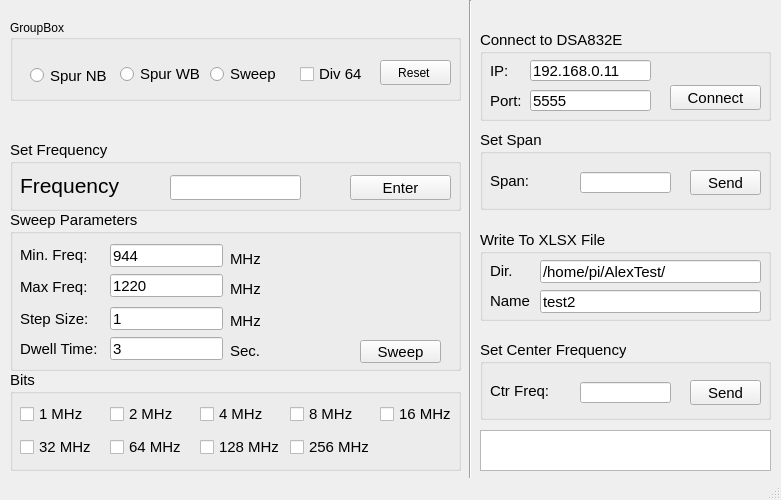
<?xml version="1.0" encoding="UTF-8"?>
<ui version="4.0">
 <class>MainWindow</class>
 <widget class="QMainWindow" name="MainWindow">
  <property name="windowModality">
   <enum>Qt::NonModal</enum>
  </property>
  <property name="geometry">
   <rect>
    <x>0</x>
    <y>0</y>
    <width>781</width>
    <height>500</height>
   </rect>
  </property>
  <property name="cursor">
   <cursorShape>ArrowCursor</cursorShape>
  </property>
  <property name="windowTitle">
   <string>VCO</string>
  </property>
  <widget class="QWidget" name="centralwidget">
   <widget class="QGroupBox" name="groupBox">
    <property name="geometry">
     <rect>
      <x>10</x>
      <y>140</y>
      <width>451</width>
      <height>71</height>
     </rect>
    </property>
    <property name="font">
     <font>
      <pointsize>11</pointsize>
      <weight>50</weight>
      <italic>false</italic>
      <bold>false</bold>
     </font>
    </property>
    <property name="title">
     <string>Set Frequency</string>
    </property>
    <widget class="QPushButton" name="btn_enter">
     <property name="geometry">
      <rect>
       <x>340</x>
       <y>35</y>
       <width>101</width>
       <height>25</height>
      </rect>
     </property>
     <property name="text">
      <string>Enter</string>
     </property>
     <property name="shortcut">
      <string>Return</string>
     </property>
     <property name="flat">
      <bool>false</bool>
     </property>
    </widget>
    <widget class="QLineEdit" name="ledit_freq">
     <property name="geometry">
      <rect>
       <x>160</x>
       <y>35</y>
       <width>131</width>
       <height>25</height>
      </rect>
     </property>
     <property name="font">
      <font>
       <pointsize>16</pointsize>
       <weight>50</weight>
       <italic>false</italic>
       <bold>false</bold>
      </font>
     </property>
    </widget>
    <widget class="QLabel" name="label">
     <property name="geometry">
      <rect>
       <x>10</x>
       <y>30</y>
       <width>111</width>
       <height>31</height>
      </rect>
     </property>
     <property name="font">
      <font>
       <pointsize>16</pointsize>
       <weight>50</weight>
       <italic>false</italic>
       <bold>false</bold>
      </font>
     </property>
     <property name="text">
      <string>Frequency</string>
     </property>
    </widget>
   </widget>
   <widget class="QGroupBox" name="groupBox_2">
    <property name="geometry">
     <rect>
      <x>10</x>
      <y>370</y>
      <width>451</width>
      <height>101</height>
     </rect>
    </property>
    <property name="font">
     <font>
      <pointsize>11</pointsize>
      <weight>50</weight>
      <italic>false</italic>
      <bold>false</bold>
     </font>
    </property>
    <property name="title">
     <string>Bits</string>
    </property>
    <widget class="QCheckBox" name="cbox_bit128">
     <property name="geometry">
      <rect>
       <x>190</x>
       <y>63</y>
       <width>91</width>
       <height>28</height>
      </rect>
     </property>
     <property name="text">
      <string>128 MHz</string>
     </property>
    </widget>
    <widget class="QCheckBox" name="cbox_bit64">
     <property name="geometry">
      <rect>
       <x>100</x>
       <y>63</y>
       <width>81</width>
       <height>28</height>
      </rect>
     </property>
     <property name="text">
      <string>64 MHz</string>
     </property>
    </widget>
    <widget class="QCheckBox" name="cbox_bit4">
     <property name="geometry">
      <rect>
       <x>190</x>
       <y>30</y>
       <width>71</width>
       <height>28</height>
      </rect>
     </property>
     <property name="text">
      <string>4 MHz</string>
     </property>
    </widget>
    <widget class="QCheckBox" name="cbox_bit32">
     <property name="geometry">
      <rect>
       <x>10</x>
       <y>63</y>
       <width>81</width>
       <height>28</height>
      </rect>
     </property>
     <property name="text">
      <string>32 MHz</string>
     </property>
    </widget>
    <widget class="QCheckBox" name="cbox_bit2">
     <property name="geometry">
      <rect>
       <x>100</x>
       <y>30</y>
       <width>71</width>
       <height>28</height>
      </rect>
     </property>
     <property name="text">
      <string>2 MHz</string>
     </property>
    </widget>
    <widget class="QCheckBox" name="cbox_bit8">
     <property name="geometry">
      <rect>
       <x>280</x>
       <y>30</y>
       <width>71</width>
       <height>28</height>
      </rect>
     </property>
     <property name="text">
      <string>8 MHz</string>
     </property>
    </widget>
    <widget class="QCheckBox" name="cbox_bit256">
     <property name="geometry">
      <rect>
       <x>280</x>
       <y>63</y>
       <width>91</width>
       <height>28</height>
      </rect>
     </property>
     <property name="text">
      <string>256 MHz</string>
     </property>
    </widget>
    <widget class="QCheckBox" name="cbox_bit16">
     <property name="geometry">
      <rect>
       <x>370</x>
       <y>30</y>
       <width>81</width>
       <height>28</height>
      </rect>
     </property>
     <property name="text">
      <string>16 MHz</string>
     </property>
    </widget>
    <widget class="QCheckBox" name="cbox_bit1">
     <property name="geometry">
      <rect>
       <x>10</x>
       <y>30</y>
       <width>71</width>
       <height>28</height>
      </rect>
     </property>
     <property name="text">
      <string>1 MHz</string>
     </property>
    </widget>
   </widget>
   <widget class="Line" name="line">
    <property name="geometry">
     <rect>
      <x>460</x>
      <y>0</y>
      <width>20</width>
      <height>541</height>
     </rect>
    </property>
    <property name="orientation">
     <enum>Qt::Vertical</enum>
    </property>
   </widget>
   <widget class="QGroupBox" name="groupBox_4">
    <property name="geometry">
     <rect>
      <x>480</x>
      <y>30</y>
      <width>291</width>
      <height>91</height>
     </rect>
    </property>
    <property name="font">
     <font>
      <pointsize>11</pointsize>
     </font>
    </property>
    <property name="title">
     <string>Connect to DSA832E</string>
    </property>
    <widget class="QLabel" name="label_3">
     <property name="geometry">
      <rect>
       <x>10</x>
       <y>30</y>
       <width>68</width>
       <height>22</height>
      </rect>
     </property>
     <property name="text">
      <string>IP:</string>
     </property>
    </widget>
    <widget class="QLabel" name="label_4">
     <property name="geometry">
      <rect>
       <x>10</x>
       <y>60</y>
       <width>68</width>
       <height>22</height>
      </rect>
     </property>
     <property name="text">
      <string>Port:</string>
     </property>
    </widget>
    <widget class="QLineEdit" name="ledit_IP">
     <property name="geometry">
      <rect>
       <x>50</x>
       <y>30</y>
       <width>121</width>
       <height>21</height>
      </rect>
     </property>
     <property name="text">
      <string>192.168.0.11</string>
     </property>
    </widget>
    <widget class="QLineEdit" name="ledit_PORT">
     <property name="geometry">
      <rect>
       <x>50</x>
       <y>60</y>
       <width>121</width>
       <height>21</height>
      </rect>
     </property>
     <property name="text">
      <string>5555</string>
     </property>
    </widget>
    <widget class="QPushButton" name="btn_Connect">
     <property name="geometry">
      <rect>
       <x>190</x>
       <y>55</y>
       <width>91</width>
       <height>25</height>
      </rect>
     </property>
     <property name="text">
      <string>Connect</string>
     </property>
    </widget>
   </widget>
   <widget class="QGroupBox" name="groupBox_6">
    <property name="geometry">
     <rect>
      <x>480</x>
      <y>130</y>
      <width>291</width>
      <height>80</height>
     </rect>
    </property>
    <property name="font">
     <font>
      <pointsize>11</pointsize>
     </font>
    </property>
    <property name="title">
     <string>Set Span</string>
    </property>
    <widget class="QLabel" name="label_6">
     <property name="geometry">
      <rect>
       <x>10</x>
       <y>40</y>
       <width>81</width>
       <height>22</height>
      </rect>
     </property>
     <property name="text">
      <string>Span:</string>
     </property>
    </widget>
    <widget class="QLineEdit" name="ledit_Span">
     <property name="geometry">
      <rect>
       <x>100</x>
       <y>42</y>
       <width>91</width>
       <height>21</height>
      </rect>
     </property>
     <property name="text">
      <string/>
     </property>
    </widget>
    <widget class="QPushButton" name="btn_SAspan">
     <property name="geometry">
      <rect>
       <x>210</x>
       <y>40</y>
       <width>71</width>
       <height>25</height>
      </rect>
     </property>
     <property name="text">
      <string>Send</string>
     </property>
    </widget>
   </widget>
   <widget class="QGroupBox" name="groupBox_7">
    <property name="geometry">
     <rect>
      <x>480</x>
      <y>340</y>
      <width>291</width>
      <height>80</height>
     </rect>
    </property>
    <property name="font">
     <font>
      <pointsize>11</pointsize>
     </font>
    </property>
    <property name="title">
     <string>Set Center Frequency</string>
    </property>
    <widget class="QLabel" name="label_7">
     <property name="geometry">
      <rect>
       <x>10</x>
       <y>40</y>
       <width>81</width>
       <height>22</height>
      </rect>
     </property>
     <property name="text">
      <string>Ctr Freq:</string>
     </property>
    </widget>
    <widget class="QLineEdit" name="ledit_CTRF">
     <property name="geometry">
      <rect>
       <x>100</x>
       <y>42</y>
       <width>91</width>
       <height>21</height>
      </rect>
     </property>
     <property name="text">
      <string/>
     </property>
    </widget>
    <widget class="QPushButton" name="btn_SActrf">
     <property name="geometry">
      <rect>
       <x>210</x>
       <y>40</y>
       <width>71</width>
       <height>25</height>
      </rect>
     </property>
     <property name="font">
      <font>
       <pointsize>11</pointsize>
       <weight>50</weight>
       <italic>false</italic>
       <bold>false</bold>
      </font>
     </property>
     <property name="text">
      <string>Send</string>
     </property>
    </widget>
   </widget>
   <widget class="QTextEdit" name="txtedit_DSA">
    <property name="geometry">
     <rect>
      <x>480</x>
      <y>430</y>
      <width>291</width>
      <height>41</height>
     </rect>
    </property>
   </widget>
   <widget class="QGroupBox" name="groupBox_5">
    <property name="geometry">
     <rect>
      <x>480</x>
      <y>230</y>
      <width>291</width>
      <height>91</height>
     </rect>
    </property>
    <property name="font">
     <font>
      <pointsize>11</pointsize>
     </font>
    </property>
    <property name="title">
     <string>Write To XLSX File</string>
    </property>
    <widget class="QLabel" name="label_5">
     <property name="geometry">
      <rect>
       <x>10</x>
       <y>30</y>
       <width>68</width>
       <height>22</height>
      </rect>
     </property>
     <property name="text">
      <string>Dir.</string>
     </property>
    </widget>
    <widget class="QLineEdit" name="ledit_Directory">
     <property name="geometry">
      <rect>
       <x>60</x>
       <y>30</y>
       <width>221</width>
       <height>23</height>
      </rect>
     </property>
     <property name="text">
      <string>/home/pi/AlexTest/</string>
     </property>
    </widget>
    <widget class="QLineEdit" name="ledit_FileName">
     <property name="geometry">
      <rect>
       <x>60</x>
       <y>60</y>
       <width>221</width>
       <height>23</height>
      </rect>
     </property>
     <property name="text">
      <string>test2</string>
     </property>
    </widget>
    <widget class="QLabel" name="label_8">
     <property name="geometry">
      <rect>
       <x>10</x>
       <y>60</y>
       <width>68</width>
       <height>22</height>
      </rect>
     </property>
     <property name="text">
      <string>Name</string>
     </property>
    </widget>
   </widget>
   <widget class="QGroupBox" name="groupBox_8">
    <property name="geometry">
     <rect>
      <x>10</x>
      <y>210</y>
      <width>451</width>
      <height>161</height>
     </rect>
    </property>
    <property name="font">
     <font>
      <pointsize>11</pointsize>
     </font>
    </property>
    <property name="title">
     <string>Sweep Parameters</string>
    </property>
    <widget class="QLabel" name="label_37">
     <property name="geometry">
      <rect>
       <x>220</x>
       <y>40</y>
       <width>67</width>
       <height>17</height>
      </rect>
     </property>
     <property name="text">
      <string>MHz</string>
     </property>
    </widget>
    <widget class="QLabel" name="label_43">
     <property name="geometry">
      <rect>
       <x>10</x>
       <y>36</y>
       <width>91</width>
       <height>17</height>
      </rect>
     </property>
     <property name="text">
      <string>Min. Freq:</string>
     </property>
    </widget>
    <widget class="QLineEdit" name="ledit_minf">
     <property name="geometry">
      <rect>
       <x>100</x>
       <y>34</y>
       <width>113</width>
       <height>23</height>
      </rect>
     </property>
     <property name="layoutDirection">
      <enum>Qt::LeftToRight</enum>
     </property>
     <property name="text">
      <string>944</string>
     </property>
    </widget>
    <widget class="QLabel" name="label_40">
     <property name="geometry">
      <rect>
       <x>220</x>
       <y>70</y>
       <width>67</width>
       <height>17</height>
      </rect>
     </property>
     <property name="text">
      <string>MHz</string>
     </property>
    </widget>
    <widget class="QLabel" name="label_38">
     <property name="geometry">
      <rect>
       <x>10</x>
       <y>68</y>
       <width>91</width>
       <height>17</height>
      </rect>
     </property>
     <property name="text">
      <string>Max Freq:</string>
     </property>
    </widget>
    <widget class="QLineEdit" name="ledit_maxf">
     <property name="geometry">
      <rect>
       <x>100</x>
       <y>64</y>
       <width>113</width>
       <height>23</height>
      </rect>
     </property>
     <property name="text">
      <string>1220</string>
     </property>
    </widget>
    <widget class="QLabel" name="label_35">
     <property name="geometry">
      <rect>
       <x>10</x>
       <y>100</y>
       <width>91</width>
       <height>17</height>
      </rect>
     </property>
     <property name="text">
      <string>Step Size:</string>
     </property>
    </widget>
    <widget class="QLabel" name="label_41">
     <property name="geometry">
      <rect>
       <x>220</x>
       <y>102</y>
       <width>67</width>
       <height>17</height>
      </rect>
     </property>
     <property name="text">
      <string>MHz</string>
     </property>
    </widget>
    <widget class="QLineEdit" name="ledit_stepS">
     <property name="geometry">
      <rect>
       <x>100</x>
       <y>97</y>
       <width>113</width>
       <height>23</height>
      </rect>
     </property>
     <property name="text">
      <string>1</string>
     </property>
    </widget>
    <widget class="QPushButton" name="btn_sweep">
     <property name="geometry">
      <rect>
       <x>350</x>
       <y>130</y>
       <width>81</width>
       <height>23</height>
      </rect>
     </property>
     <property name="text">
      <string>Sweep</string>
     </property>
    </widget>
    <widget class="QLabel" name="label_36">
     <property name="geometry">
      <rect>
       <x>10</x>
       <y>130</y>
       <width>91</width>
       <height>17</height>
      </rect>
     </property>
     <property name="text">
      <string>Dwell Time:</string>
     </property>
    </widget>
    <widget class="QLineEdit" name="ledit_dwellT">
     <property name="geometry">
      <rect>
       <x>100</x>
       <y>127</y>
       <width>113</width>
       <height>23</height>
      </rect>
     </property>
     <property name="text">
      <string>3</string>
     </property>
    </widget>
    <widget class="QLabel" name="label_44">
     <property name="geometry">
      <rect>
       <x>220</x>
       <y>132</y>
       <width>67</width>
       <height>17</height>
      </rect>
     </property>
     <property name="text">
      <string>Sec.</string>
     </property>
    </widget>
   </widget>
   <widget class="QGroupBox" name="groupBox_3">
    <property name="geometry">
     <rect>
      <x>10</x>
      <y>20</y>
      <width>451</width>
      <height>81</height>
     </rect>
    </property>
    <property name="title">
     <string>GroupBox</string>
    </property>
    <widget class="QRadioButton" name="rbtn_SpurNB">
     <property name="geometry">
      <rect>
       <x>20</x>
       <y>40</y>
       <width>81</width>
       <height>31</height>
      </rect>
     </property>
     <property name="font">
      <font>
       <pointsize>11</pointsize>
      </font>
     </property>
     <property name="text">
      <string>Spur NB</string>
     </property>
    </widget>
    <widget class="QRadioButton" name="rbtn_SpurWB">
     <property name="geometry">
      <rect>
       <x>110</x>
       <y>40</y>
       <width>81</width>
       <height>28</height>
      </rect>
     </property>
     <property name="font">
      <font>
       <pointsize>11</pointsize>
      </font>
     </property>
     <property name="text">
      <string>Spur WB</string>
     </property>
    </widget>
    <widget class="QCheckBox" name="cbox_Div64">
     <property name="geometry">
      <rect>
       <x>290</x>
       <y>40</y>
       <width>71</width>
       <height>28</height>
      </rect>
     </property>
     <property name="font">
      <font>
       <pointsize>11</pointsize>
      </font>
     </property>
     <property name="text">
      <string>Div 64</string>
     </property>
    </widget>
    <widget class="QPushButton" name="btn_reset">
     <property name="geometry">
      <rect>
       <x>370</x>
       <y>40</y>
       <width>71</width>
       <height>25</height>
      </rect>
     </property>
     <property name="toolTip">
      <string>This will reset the switches back to red/off</string>
     </property>
     <property name="whatsThis">
      <string>This will reset the switches back to red/off</string>
     </property>
     <property name="text">
      <string>Reset </string>
     </property>
     <property name="shortcut">
      <string>Ctrl+R</string>
     </property>
     <property name="autoDefault">
      <bool>false</bool>
     </property>
     <property name="flat">
      <bool>false</bool>
     </property>
    </widget>
    <widget class="QRadioButton" name="rbtn_Sweep">
     <property name="geometry">
      <rect>
       <x>200</x>
       <y>40</y>
       <width>81</width>
       <height>28</height>
      </rect>
     </property>
     <property name="font">
      <font>
       <pointsize>11</pointsize>
      </font>
     </property>
     <property name="text">
      <string>Sweep</string>
     </property>
    </widget>
   </widget>
  </widget>
  <widget class="QStatusBar" name="statusbar"/>
 </widget>
 <resources/>
 <connections/>
</ui>
